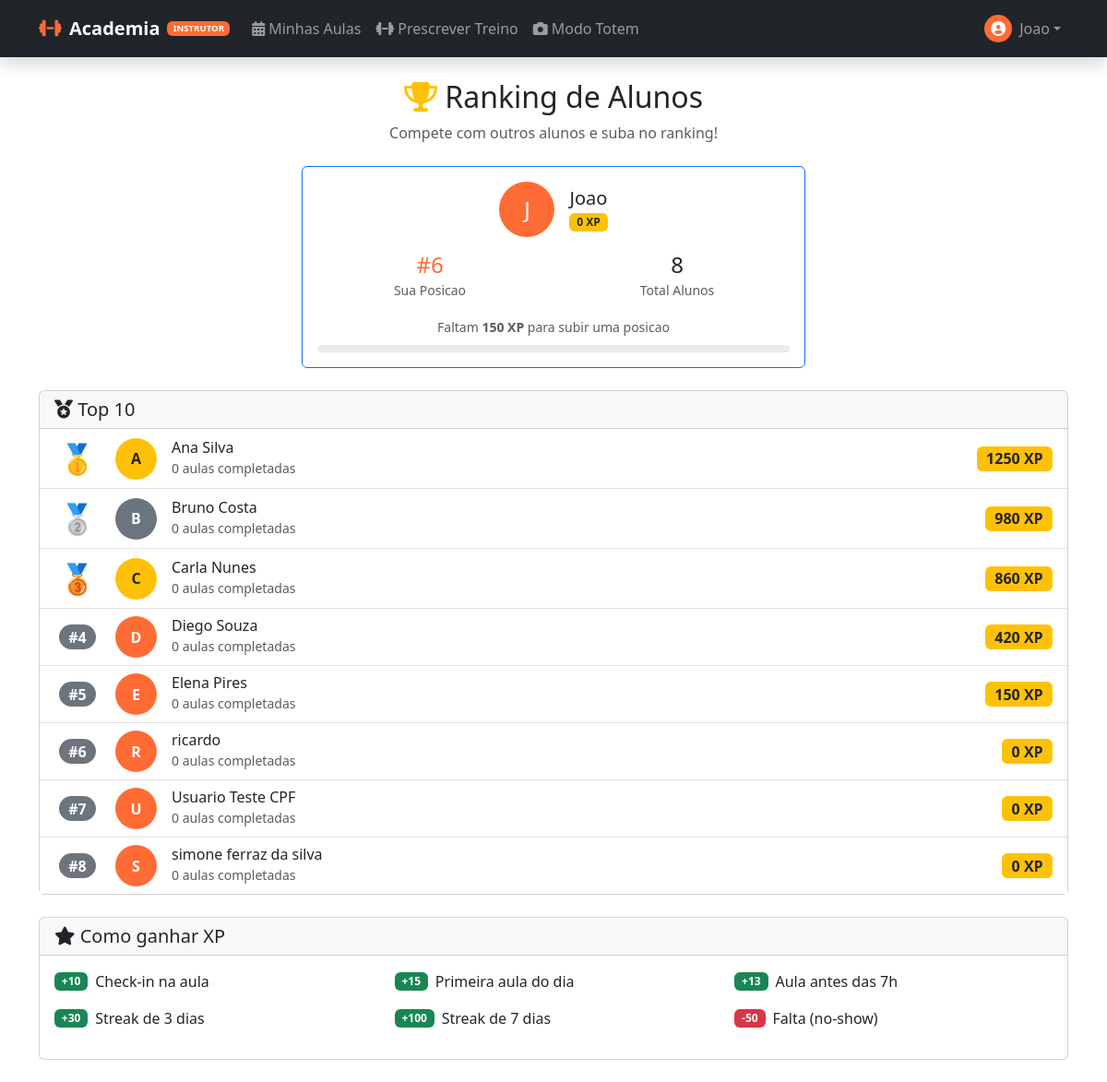
The app's page /student/ranking (signed in), older data.
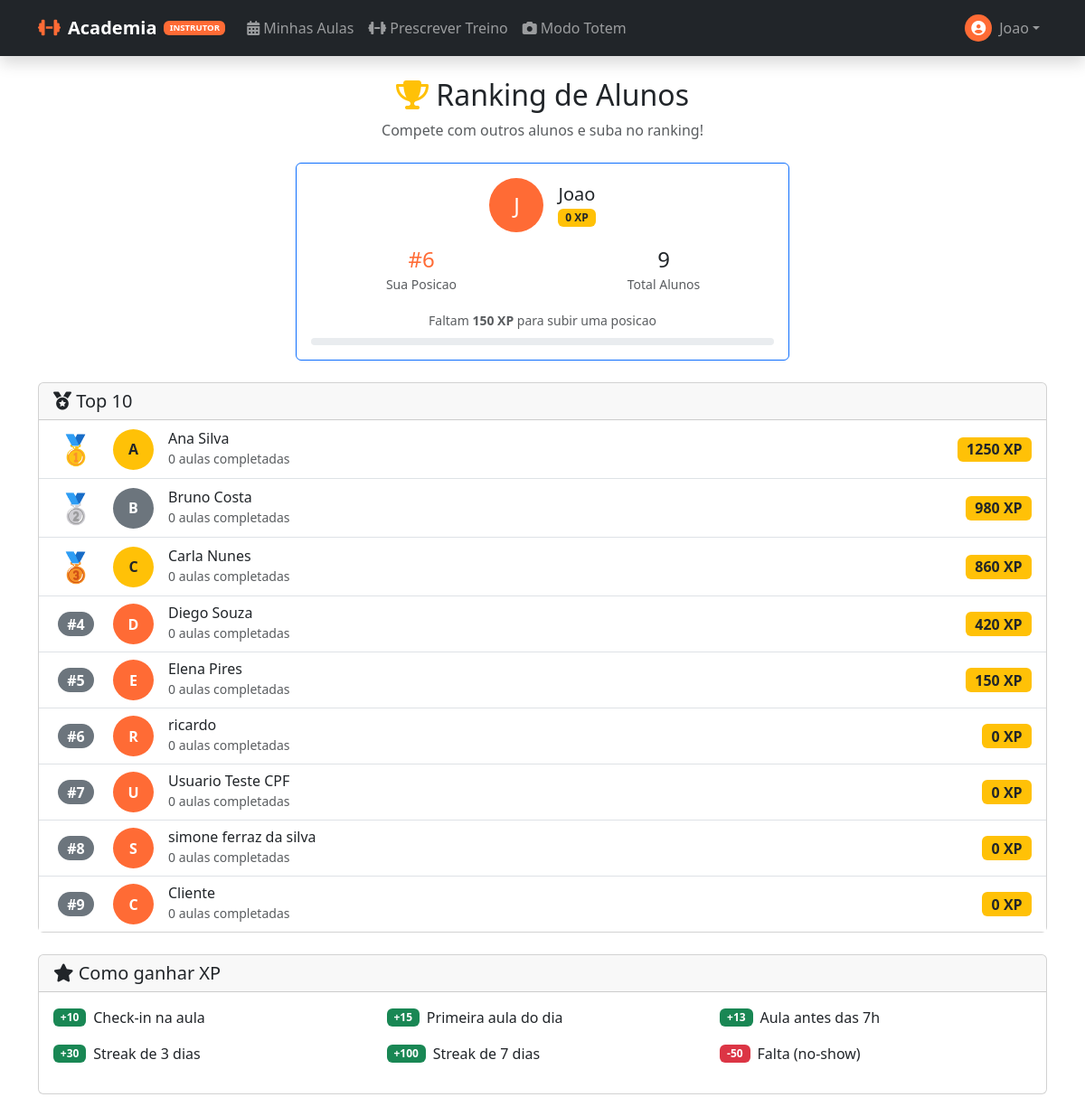
The same page, newer data.
### app/models/user.py (models this page shows, shortened)
class User(UserMixin, db.Model):
    __tablename__ = 'users'
    id = db.Column(db.Integer, primary_key=True)
    name = db.Column(db.String(100), nullable=False)
    email = db.Column(db.String(120), unique=True, nullable=False)
    phone = db.Column(db.String(20), nullable=False)
    password_hash = db.Column(db.String(256), nullable=False)
    cpf = db.Column(db.String(14), nullable=True)  # Formato: 123.456.789-00
    gender = db.Column(db.Enum(Gender), nullable=True)
    role = db.Column(db.String(20), default='student')
    xp = db.Column(db.Integer, default=0)  # XP total historico (para ranking)
    level = db.Column(db.Integer, default=1)
    xp_available = db.Column(db.Integer, default=0)  # XP disponivel para conversao (janela 3 meses)
    credits_balance = db.Column(db.Integer, default=0)  # Total de creditos ativos (wallets)
    face_encoding = db.Column(db.LargeBinary, nullable=True)
    face_encoding_version = db.Column(db.String(10), default='v1')
    face_registered_at = db.Column(db.DateTime, nullable=True)
    face_last_recognized = db.Column(db.DateTime, nullable=True)
    face_confidence_threshold = db.Column(db.Float, default=0.6)
    photo_url = db.Column(db.String(255))
    referral_code = db.Column(db.String(12), unique=True, nullable=True)
    professional_type = db.Column(db.Enum(ProfessionalType), nullable=True)
    base_commission_rate = db.Column(db.Numeric(5, 2), nullable=True)
    is_active = db.Column(db.Boolean, default=True)
    created_at = db.Column(db.DateTime, default=datetime.utcnow)
    updated_at = db.Column(db.DateTime, default=datetime.utcnow, onupdate=datetime.utcnow)
    last_login = db.Column(db.DateTime)
    @property
    def is_admin(self):
        return self.role == 'admin'
    @property
    def is_student(self):
        return self.role == 'student'
    @property
    def is_instructor(self):
        return self.role == 'instructor'

### app/routes/student.py (the view)
@student_bp.route('/ranking')
@login_required
def ranking():
    top_users = User.query.filter_by(
        role='student',
        is_active=True
    ).order_by(User.xp.desc()).limit(10).all()
    user_rank = db.session.query(
        func.count(User.id)
    ).filter(
        User.role == 'student',
        User.xp > current_user.xp
    ).scalar() + 1
    next_user = User.query.filter(
        User.role == 'student',
        User.xp > current_user.xp
    ).order_by(User.xp).first()
    xp_to_next = (next_user.xp - current_user.xp) if next_user else 0
    total_students = User.query.filter_by(role='student', is_active=True).count()
    return render_template('student/ranking.html',
        top_users=top_users,
        user_rank=user_rank,
        xp_to_next=xp_to_next,
        total_students=total_students
    )

### app/models/notification.py (called while the page is built)
    @classmethod
    def get_unread_count(cls, user_id):
        return cls.query.filter_by(user_id=user_id, is_read=False).count()

### app/templates/student/ranking.html (shortened to what the changed rows need)
{% extends "base.html" %}
{% block content %}
<div class="container py-4">
    <div class="text-center mb-4">
        <h2><i class="fas fa-trophy text-warning"></i> Ranking de Alunos</h2>
    </div>
    <div class="row justify-content-center mb-4">
        <div class="col-md-6">
            <div class="card border-primary">
                <div class="card-body text-center">
                    <div class="row text-center">
                        <div class="col-6">
                            <h4 class="mb-0">{{ total_students }}</h4>
                            <small class="text-muted">Total Alunos</small>
                        </div>
                    </div>
                </div>
            </div>
        </div>
    </div>
    <div class="card">
        <div class="card-body p-0">
            <div class="list-group list-group-flush">
                {% for user in top_users %}
                <div class="list-group-item d-flex align-items-center {% if user.id == current_user.id %}bg-light{% endif %}">
                    <div class="me-3 text-center" style="width: 50px;">
                        {% if loop.index == 1 %}
                        <span style="font-size: 2rem;">🥇</span>
                        {% elif loop.index == 2 %}
                        <span style="font-size: 2rem;">🥈</span>
                        {% elif loop.index == 3 %}
                        <span style="font-size: 2rem;">🥉</span>
                        {% else %}
                        <span class="badge bg-secondary rounded-pill" style="font-size: 1rem;">#{{ loop.index }}</span>
                        {% endif %}
                    </div>
                    <div class="rounded-circle d-flex align-items-center justify-content-center me-3
                                {% if loop.index == 1 %}bg-warning text-dark{% elif loop.index == 2 %}bg-secondary text-white{% elif loop.index == 3 %}bg-warning text-dark{% else %}bg-primary text-white{% endif %}"
                         style="width: 45px; height: 45px; font-weight: bold;">
                        {{ user.name[0].upper() }}
                    </div>
                    <div class="flex-grow-1">
                        <h6 class="mb-0">
                            {{ user.name }}
                        </h6>
                        <small class="text-muted">
                            {{ Booking.query.filter_by(user_id=user.id, status='completed').count() if Booking else 0 }} aulas completadas
                        </small>
                    </div>
                    <div class="text-end">
                        <span class="badge bg-warning text-dark" style="font-size: 1rem;">
                            {{ user.xp }} XP
                        </span>
                    </div>
                </div>
                {% endfor %}
            </div>
        </div>
    </div>
</div>
{% endblock %}

Row changes from the older to the newer data that the page shows:
added User: name "C", name "Cliente", query.filter_by "0", xp "0"
Text that changed along with them:
{{ total_students }}: "8" → "9"
